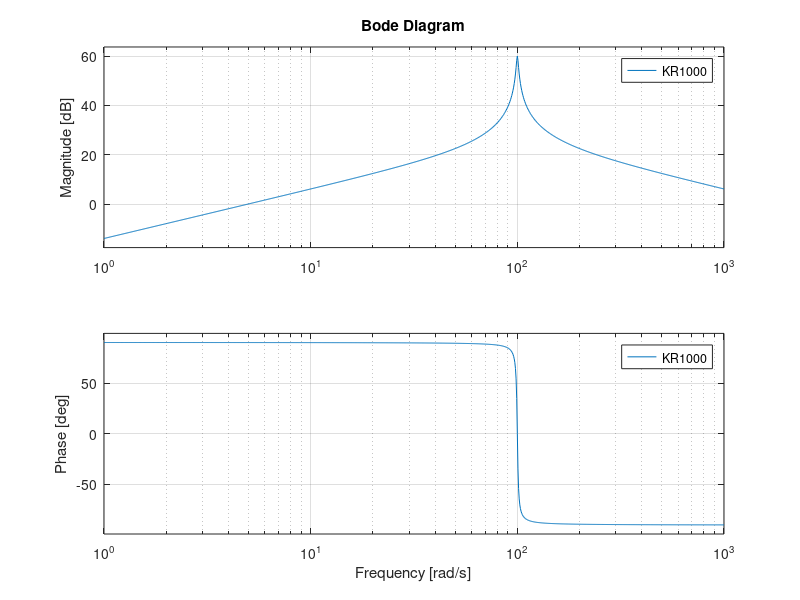

Reproduce this figure in MATLAB. (Note: this script raises an error after producing the figure.)
close all
clear
clc

K_P = 0;
K_R = 1;
W_C = 1;
W_0 = 100;

KR1 = tf([K_P, 2 * K_R * W_C + 2 * K_P * W_C, K_P * W_0 * W_0], [1, 2 * W_C, W_0 * W_0]);
K_R = 10;
KR10 = tf([K_P, 2 * K_R * W_C + 2 * K_P * W_C, K_P * W_0 * W_0], [1, 2 * W_C, W_0 * W_0]);

K_R = 100;
KR100 = tf([K_P, 2 * K_R * W_C + 2 * K_P * W_C, K_P * W_0 * W_0], [1, 2 * W_C, W_0 * W_0]);

K_R = 1000;
KR1000 = tf([K_P, 2 * K_R * W_C + 2 * K_P * W_C, K_P * W_0 * W_0], [1, 2 * W_C, W_0 * W_0]);

hold on
bode(KR1);
bode(KR10);
bode(KR100);
bode(KR1000);

besself